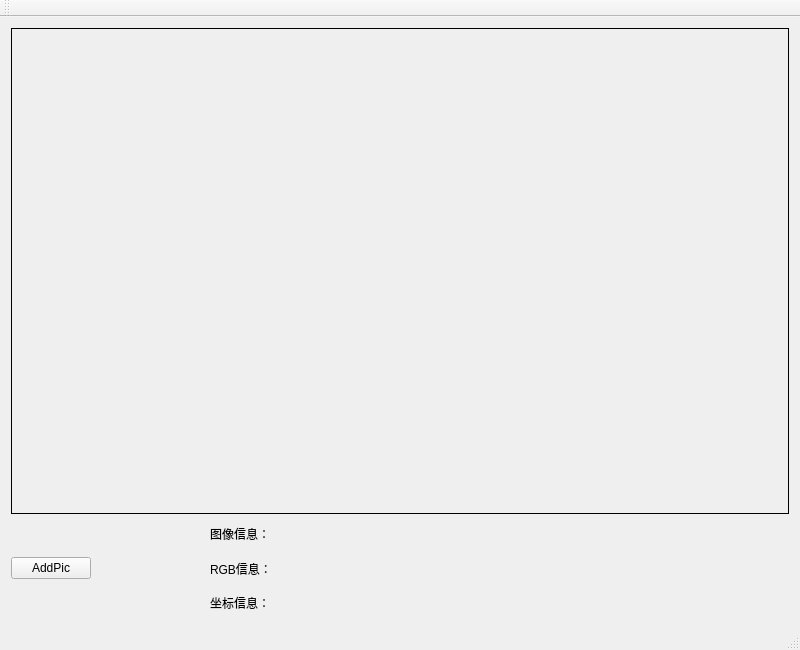
<?xml version="1.0" encoding="UTF-8"?>
<ui version="4.0">
 <class>WheelZoomClass</class>
 <widget class="QMainWindow" name="WheelZoomClass">
  <property name="geometry">
   <rect>
    <x>0</x>
    <y>0</y>
    <width>800</width>
    <height>650</height>
   </rect>
  </property>
  <property name="sizePolicy">
   <sizepolicy hsizetype="Fixed" vsizetype="Fixed">
    <horstretch>0</horstretch>
    <verstretch>0</verstretch>
   </sizepolicy>
  </property>
  <property name="minimumSize">
   <size>
    <width>800</width>
    <height>650</height>
   </size>
  </property>
  <property name="maximumSize">
   <size>
    <width>800</width>
    <height>650</height>
   </size>
  </property>
  <property name="mouseTracking">
   <bool>true</bool>
  </property>
  <property name="windowTitle">
   <string>WheelZoom</string>
  </property>
  <widget class="QWidget" name="centralWidget">
   <property name="mouseTracking">
    <bool>true</bool>
   </property>
   <layout class="QVBoxLayout" name="verticalLayout_3" stretch="5,1">
    <item>
     <widget class="QLabel" name="showPic">
      <property name="mouseTracking">
       <bool>true</bool>
      </property>
      <property name="frameShape">
       <enum>QFrame::Box</enum>
      </property>
      <property name="text">
       <string/>
      </property>
      <property name="scaledContents">
       <bool>false</bool>
      </property>
      <property name="alignment">
       <set>Qt::AlignLeading|Qt::AlignLeft|Qt::AlignTop</set>
      </property>
     </widget>
    </item>
    <item>
     <layout class="QHBoxLayout" name="horizontalLayout_2">
      <property name="spacing">
       <number>3</number>
      </property>
      <property name="topMargin">
       <number>0</number>
      </property>
      <item>
       <widget class="QPushButton" name="addPic">
        <property name="text">
         <string>AddPic</string>
        </property>
       </widget>
      </item>
      <item>
       <spacer name="horizontalSpacer">
        <property name="orientation">
         <enum>Qt::Horizontal</enum>
        </property>
        <property name="sizeHint" stdset="0">
         <size>
          <width>40</width>
          <height>20</height>
         </size>
        </property>
       </spacer>
      </item>
      <item>
       <layout class="QVBoxLayout" name="verticalLayout" stretch="1,1,1">
        <item>
         <widget class="QLabel" name="picInfo">
          <property name="sizePolicy">
           <sizepolicy hsizetype="Expanding" vsizetype="Expanding">
            <horstretch>0</horstretch>
            <verstretch>0</verstretch>
           </sizepolicy>
          </property>
          <property name="text">
           <string>图像信息：</string>
          </property>
         </widget>
        </item>
        <item>
         <widget class="QLabel" name="rgbinfo">
          <property name="text">
           <string>RGB信息：</string>
          </property>
         </widget>
        </item>
        <item>
         <widget class="QLabel" name="pos">
          <property name="text">
           <string>坐标信息：</string>
          </property>
         </widget>
        </item>
       </layout>
      </item>
      <item>
       <spacer name="horizontalSpacer_5">
        <property name="orientation">
         <enum>Qt::Horizontal</enum>
        </property>
        <property name="sizeHint" stdset="0">
         <size>
          <width>40</width>
          <height>20</height>
         </size>
        </property>
       </spacer>
      </item>
      <item>
       <spacer name="horizontalSpacer_6">
        <property name="orientation">
         <enum>Qt::Horizontal</enum>
        </property>
        <property name="sizeHint" stdset="0">
         <size>
          <width>40</width>
          <height>20</height>
         </size>
        </property>
       </spacer>
      </item>
      <item>
       <spacer name="horizontalSpacer_4">
        <property name="orientation">
         <enum>Qt::Horizontal</enum>
        </property>
        <property name="sizeHint" stdset="0">
         <size>
          <width>40</width>
          <height>20</height>
         </size>
        </property>
       </spacer>
      </item>
      <item>
       <spacer name="horizontalSpacer_3">
        <property name="orientation">
         <enum>Qt::Horizontal</enum>
        </property>
        <property name="sizeHint" stdset="0">
         <size>
          <width>40</width>
          <height>20</height>
         </size>
        </property>
       </spacer>
      </item>
     </layout>
    </item>
   </layout>
  </widget>
  <widget class="QMenuBar" name="menuBar">
   <property name="geometry">
    <rect>
     <x>0</x>
     <y>0</y>
     <width>800</width>
     <height>23</height>
    </rect>
   </property>
   <property name="mouseTracking">
    <bool>false</bool>
   </property>
  </widget>
  <widget class="QToolBar" name="mainToolBar">
   <attribute name="toolBarArea">
    <enum>TopToolBarArea</enum>
   </attribute>
   <attribute name="toolBarBreak">
    <bool>false</bool>
   </attribute>
  </widget>
  <widget class="QStatusBar" name="statusBar"/>
 </widget>
 <layoutdefault spacing="6" margin="11"/>
 <resources>
  <include location="wheelzoom.qrc"/>
 </resources>
 <connections/>
 <slots>
  <slot>on_addPic()</slot>
 </slots>
</ui>
